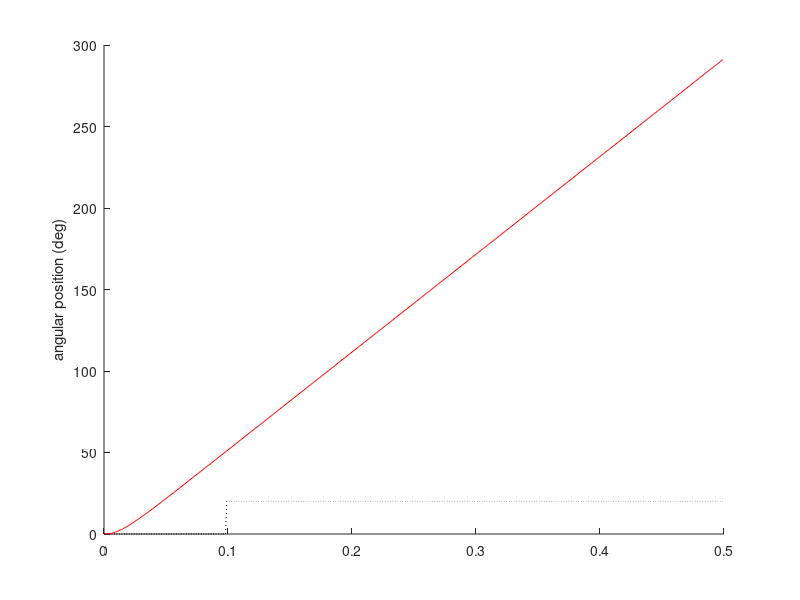

Reproduce this figure in MATLAB.
%% Simulate Eye
clear
dt = 0.001;
t = 0:dt:.5; % time array
deltaE = zeros(size(t));
deltaE(200:end) = 20; % position error (for model)
deltaE0 = zeros(size(t));
deltaE0(100:end) = 20; % position error (for plots) - used to implement saccade latency

T1 = 0.175; % visco-elastic time constant
T2 = 0.013; % inertial time constant
gPS = 600; % pulse generator gain


y(1:2) = 0; z(1:2) = 0; Eint(1:2) = 0; x(1:2) = 0; dEstar(1:2) = 0; Edot(1:2) = 0; Eint(1:2) = 0;
dEstar = zeros(length(t)); 
gRI = 1; 
for i = 1:length(t)-1
    dEstar(i+1) = dEstar(i) + dt*gRI*Edot(i); % resettable integrator
    Edot(i+1) = gPS; 
    Eint(i+1) = Eint(i) + dt*Edot(i); % neural integrator
    x(i) = (T1*Edot(i) + Eint(i)); % pulse-step addition
    z(i+1) = z(i) + dt/T2*(-z(i) + x(i)); % second ocular time constant (inertia)
    y(i+1) = y(i) + dt/T1*(-y(i) + z(i)); % output after second ocular time constant (visco-elasticity)
end

%% plot results
figure
hold on;
plot(t,deltaE0,'k:')
plot(t(1:end-1),y(1:end-1),'r')
ylabel('angular position (deg)')
